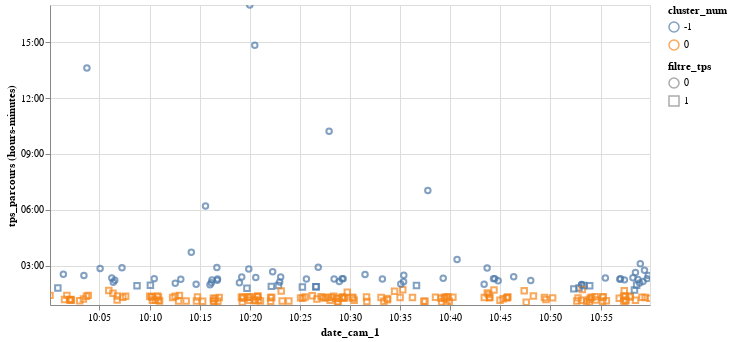

The cell this chart's notebook holds for it:
### Markdown cell above
# VERIF AFFECTATION CLUSTER

### Code cell
#test cluster
od='N10-A63'
date_debut='2019-01-23 10:00:00'
datefin='2019-01-23 11:00:00'
delai=1200
coeff=4
df_pl_ok=dico_df_transit['df_transit_marge15'].loc[(dico_df_transit['df_transit_marge15']['o_d']==od) &
                                   (dico_df_transit['df_transit_marge15']['date_cam_1'].between(pd.to_datetime(date_debut),pd.to_datetime(datefin)))]
donnees_src=df_pl_ok.loc[:,['date_cam_1','tps_parcours']].copy() #isoler les données necessaires
liste_valeur=donnees_src.tps_parcours.apply(lambda x : ((pd.to_datetime('2018-01-01')+x)-pd.Timestamp("1970-01-01")) // pd.Timedelta('1s')).tolist()#convertir les temps en integer
liste_date=donnees_src.date_cam_1.apply(lambda x :(x - pd.Timestamp("1970-01-01")) // pd.Timedelta('1s')).tolist()
liste=[[liste_date[i],liste_valeur[i]] for i in range(len(liste_valeur))]
if len(liste_valeur)<5 : #si il n'y a pas bcp de pl on arrete ; pourraitfair l'objet d'un parametre
    raise ClusterError()
#faire tourner la clusterisation et recupérer le label (i.e l'identifiant cluster) et le nombre de cluster
clustering=DBSCAN(eps=delai, min_samples=len(liste_valeur)/coeff).fit(liste)

labels = clustering.labels_
n_clusters_ = len(set(labels)) - (1 if -1 in labels else 0)
# A AMELIORER EN CREANT UNE ERREUR PERSONALISEE SI ON OBTIENT  CLUSTER
if n_clusters_== 0 :
    print('vlaueError')
#mettre en forme au format pandas
results = pd.DataFrame(pd.DataFrame([donnees_src.index,labels]).T)
results.columns = ['index_base', 'cluster_num']
results = pd.merge(results,df_pl_ok, left_on='index_base', right_index=True )
graph_results=results[['date_cam_1','tps_parcours','filtre_tps','cluster_num']].copy()
graph_results.tps_parcours=pd.to_datetime('2018-01-01')+graph_results.tps_parcours
alt.Chart(graph_results).mark_point().encode(
                                x='date_cam_1',
                                y='hoursminutes(tps_parcours)',
                                tooltip='hoursminutes(tps_parcours)',
                                color='cluster_num:N',
                                shape='filtre_tps:N').interactive().properties(width=600)

### Figure 1 — Vega-Lite specification as saved in the notebook (floating-point values rounded to 4 significant figures; data arrays with more than 128 entries replaced by an {"elided": "..."} marker saying what was removed)
{"$schema": "https://vega.github.io/schema/vega-lite/v2.6.0.json", "config": {"view": {"height": 300, "width": 400}}, "data": {"name": "data-1a437d0a1baa95aaaf4aefb56e918c37"}, "datasets": {"data-1a437d0a1baa95aaaf4aefb56e918c37": {"elided": "234 records"}}, "encoding": {"color": {"field": "cluster_num", "type": "nominal"}, "shape": {"field": "filtre_tps", "type": "nominal"}, "tooltip": {"field": "tps_parcours", "timeUnit": "hoursminutes", "type": "temporal"}, "x": {"field": "date_cam_1", "type": "temporal"}, "y": {"field": "tps_parcours", "timeUnit": "hoursminutes", "type": "temporal"}}, "mark": "point", "selection": {"selector4379": {"bind": "scales", "encodings": ["x", "y"], "mark": {"fill": "#333", "fillOpacity": 0.125, "stroke": "white"}, "on": "[mousedown, window:mouseup] > window:mousemove!", "resolve": "global", "translate": "[mousedown, window:mouseup] > window:mousemove!", "type": "interval", "zoom": "wheel!"}}, "width": 600}
